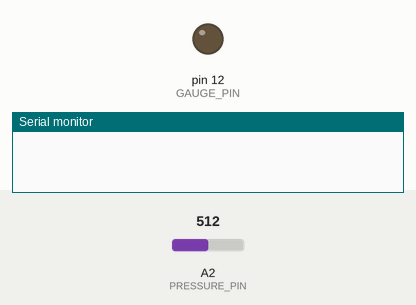
Recording of a sketch running on a simulated Arduino Uno, built with avr-gcc and run on an emulated ATmega328P. Shown: output pins drawn as LEDs (lit = HIGH), the last lines printed to the serial monitor. Inputs (shaded band) come from the test bench; at power-on: A2 (PRESSURE_PIN) = 512.

Above: at 0.1 s.
At 1.1 s:
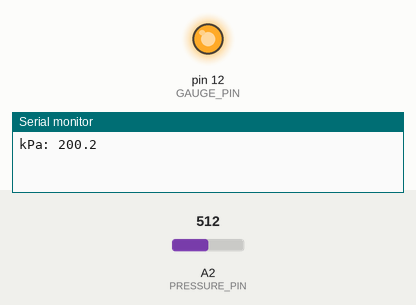
Timing chart, 0 to 2.6 s (numbered marks = the images above):
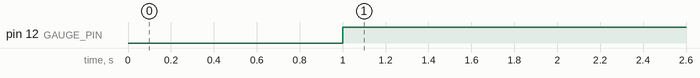

Measured:
- by itself, pin 12 (GAUGE_PIN): LOW → HIGH at 1.0 s

The sketch:

reference.ino
```cpp
// Compressed-air manifold pressure logger for the workshop.
// Transducer on A2: 10 mV/kPa with 500 mV zero offset. Gauge lamp on D12.

const int PRESSURE_PIN = A2;
const int GAUGE_PIN = 12;
const float WARN_KPA = 90.0f;
const float MV_PER_KPA = 10.0f;
const float ZERO_OFFSET_MV = 500.0f;
const unsigned long SAMPLE_MS = 1000;

unsigned long lastSample = 0;
unsigned long readingCount = 0;
float lastKpa = 0.0f;
float minKpa = 9999.0f;
float maxKpa = 0.0f;
bool gaugeLit = false;

float readMillivolts()
{
    int raw = analogRead(PRESSURE_PIN);
    return raw * (5000.0f / 1023.0f);
}

float millivoltsToKpa(float mv)
{
    return (mv - ZERO_OFFSET_MV) / MV_PER_KPA;
}

void trackExtremes(float kpa)
{
    if (kpa < minKpa)
    {
        minKpa = kpa;
    }
    if (kpa > maxKpa)
    {
        maxKpa = kpa;
    }
}

void updateGauge(float kpa)
{
    gaugeLit = (kpa >= WARN_KPA);
    digitalWrite(GAUGE_PIN, gaugeLit ? HIGH : LOW);
}

void printReading()
{
    Serial.print("kPa: ");
    Serial.println(lastKpa, 1);
}

void setup()
{
    pinMode(GAUGE_PIN, OUTPUT);
    digitalWrite(GAUGE_PIN, LOW);
    Serial.begin(9600);
    lastSample = millis();
}

void loop()
{
    unsigned long now = millis();
    if (now - lastSample < SAMPLE_MS)
    {
        return;
    }
    lastSample = now;

    float mv = readMillivolts();
    lastKpa = millivoltsToKpa(mv);
    readingCount++;
    trackExtremes(lastKpa);
    updateGauge(lastKpa);
    printReading();
}
```
